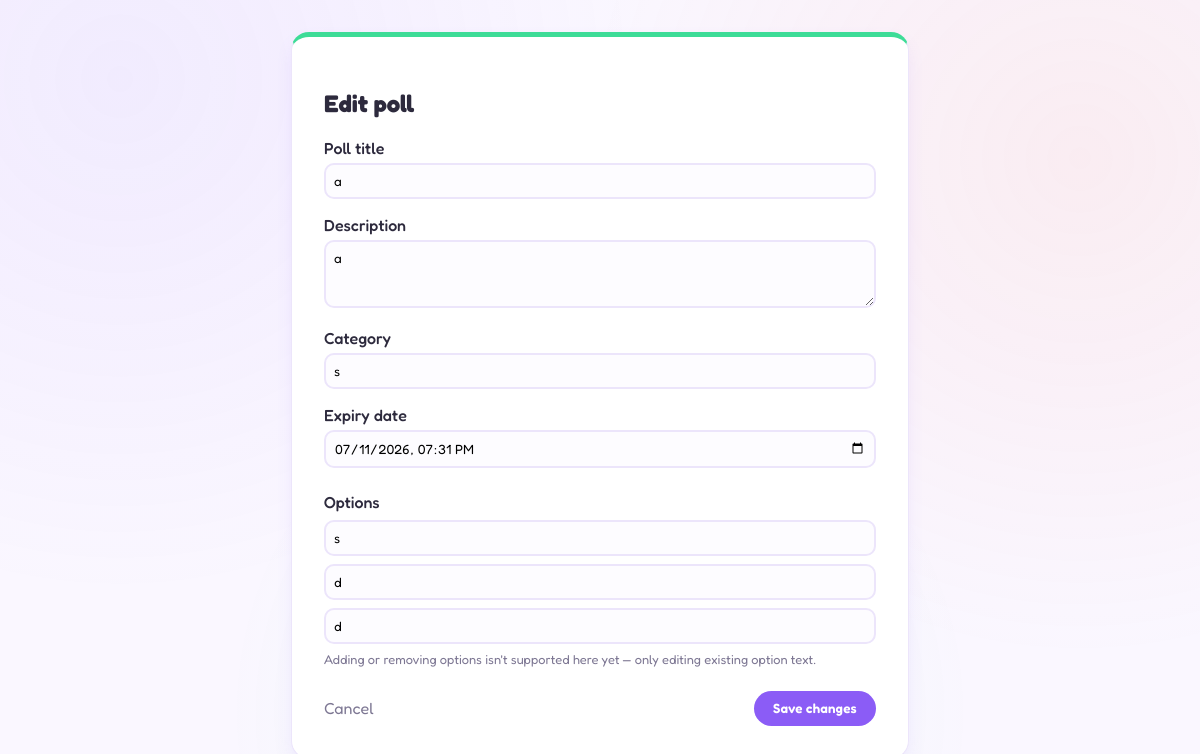
/edit-poll.php?id=3 (signed in), run on the app's committed database.
### tables this page shows
CREATE TABLE `polls` (
  `id` int(11) NOT NULL,
  `user_id` int(11) NOT NULL,
  `title` varchar(255) NOT NULL,
  `description` text DEFAULT NULL,
  `category` varchar(50) NOT NULL,
  `question_type` enum('single','multiple','rating') NOT NULL,
  `expiry_date` datetime NOT NULL,
  `created_at` timestamp NOT NULL DEFAULT current_timestamp()
);

CREATE TABLE `poll_options` (
  `id` int(11) NOT NULL,
  `poll_id` int(11) NOT NULL,
  `option_text` varchar(255) NOT NULL
);

### edit-poll.php (the view, shortened to what this page needs)
<?php
require_once 'config/database.php';
$poll_id = filter_input(INPUT_GET, 'id', FILTER_VALIDATE_INT);
$pollStmt = $pdo->prepare("SELECT * FROM polls WHERE id = ?");
$pollStmt->execute([$poll_id]);
$poll = $pollStmt->fetch();
$optStmt = $pdo->prepare("SELECT * FROM poll_options WHERE poll_id = ?");
$optStmt->execute([$poll_id]);
$options = $optStmt->fetchAll();
$expiryValue = (new DateTime($poll['expiry_date']))->format('Y-m-d\TH:i');
?>
<!DOCTYPE html>
<html lang="en">
<head>
    <link rel="stylesheet" href="assets/css/style.css">
</head>
<body>
    <div class="container" style="max-width: 650px;">
        <div class="card">
            <h2>Edit poll</h2>
            <form action="api/update_poll.php" method="POST">
                <div style="margin-bottom:1rem;">
                    <label>Poll title</label>
                    <input type="text" name="title" required value="<?= htmlspecialchars($poll['title']) ?>" style="width:100%; padding:8px; margin-top:5px;">
                </div>
                <div style="margin-bottom:1rem;">
                    <label>Description</label>
                    <textarea name="description" rows="3" style="width:100%; padding:8px; margin-top:5px;"><?= htmlspecialchars($poll['description']) ?></textarea>
                </div>
                <div style="margin-bottom:1rem;">
                    <label>Category</label>
                    <input type="text" name="category" required value="<?= htmlspecialchars($poll['category']) ?>" style="width:100%; padding:8px; margin-top:5px;">
                </div>
                <div style="margin-bottom:1.5rem;">
                    <label>Expiry date</label>
                    <input type="datetime-local" name="expiry_date" required value="<?= $expiryValue ?>" style="width:100%; padding:8px; margin-top:5px;">
                </div>
                <div style="margin-bottom:1.5rem;">
                    <label>Options</label>
                    <?php foreach ($options as $opt): ?>
                        <div style="margin-top: 8px;">
                            <input type="text" name="option_text[]" required value="<?= htmlspecialchars($opt['option_text']) ?>" style="width:100%; padding:8px;">
                        </div>
                    <?php endforeach; ?>
                    <p class="text-muted" style="font-size: 0.8rem; margin-top: 8px;">Adding or removing options isn't supported here yet — only editing existing option text.</p>
                </div>
                <div style="display: flex; justify-content: space-between; align-items: center;">
                    <a href="view-poll.php?id=<?= $poll['id'] ?>" style="text-decoration:none;" class="text-muted">Cancel</a>
                    <button type="submit" class="btn">Save changes</button>
                </div>
            </form>
        </div>
    </div>
</body>
</html>

### assets/css/style.css (style rules this page uses)
:root { --bg-primary: #faf7ff; --card-bg: #ffffff; --text-main: #2d2a3d; --accent: #8b5cf6; --accent-hover: #7c3aed; --coral: #ff7d6b; --mint: #3ddc97; --sunny: #ffc857; --border-color: #ece5fb; }
* { box-sizing: border-box; }
body { font-family: 'Fredoka', 'Segoe UI', system-ui, -apple-system, sans-serif; background-color: var(--bg-primary); background-image: radial-gradient(circle at 10% 10%, rgba(139,92,246,0.08), transparent 40%), radial-gradient(circle at 90% 20%, rgba(255,125,107,0.09), transparent 40%), radial-gradient(circle at 50% 90%, rgba(61,220,151,0.08), transparent 40%); color: var(--text-main); margin: 0; padding: 0; animation: pageFadeIn 0.5s ease both; }
.container { max-width: 1000px; margin: 2rem auto; padding: 0 1rem; }
.card { background: var(--card-bg); border-radius: 18px; border: 1px solid var(--border-color); padding: 2rem; box-shadow: 0 8px 20px -6px rgba(139,92,246,0.18); margin-bottom: 1.5rem; border-top: 5px solid var(--mint); transition: transform 0.25s ease, box-shadow 0.25s ease, border-top-color 0.25s ease; animation: fadeInUp 0.5s ease both; }
.btn { position: relative; overflow: hidden; background-color: var(--accent); color: white; padding: 0.6rem 1.2rem; border-radius: 999px; text-decoration: none; border: none; cursor: pointer; font-family: inherit; font-weight: 600; letter-spacing: 0.2px; transition: background-color 0.2s ease, box-shadow 0.2s ease, transform 0.15s ease; display: inline-block; }
.btn::after { content: ""; position: absolute; top: 0; left: -75%; width: 50%; height: 100%; background: linear-gradient(120deg, transparent, rgba(255,255,255,0.35), transparent); transform: skewX(-20deg); transition: left 0.5s ease; }
.text-muted { color: #7d7793; }
input[type="text"], input[type="email"], input[type="password"], input[type="datetime-local"], textarea, select { font-family: inherit; border: 2px solid var(--border-color); border-radius: 10px; transition: border-color 0.2s ease, box-shadow 0.2s ease; background: #fdfcff; }
label { font-weight: 500; color: var(--text-main); }

### data on the page
polls: title "a", description "a", category "s", expiry_date "07/11/2026 19:31"
poll_options: option_text "s"
poll_options: option_text "d"
poll_options: option_text "d"
